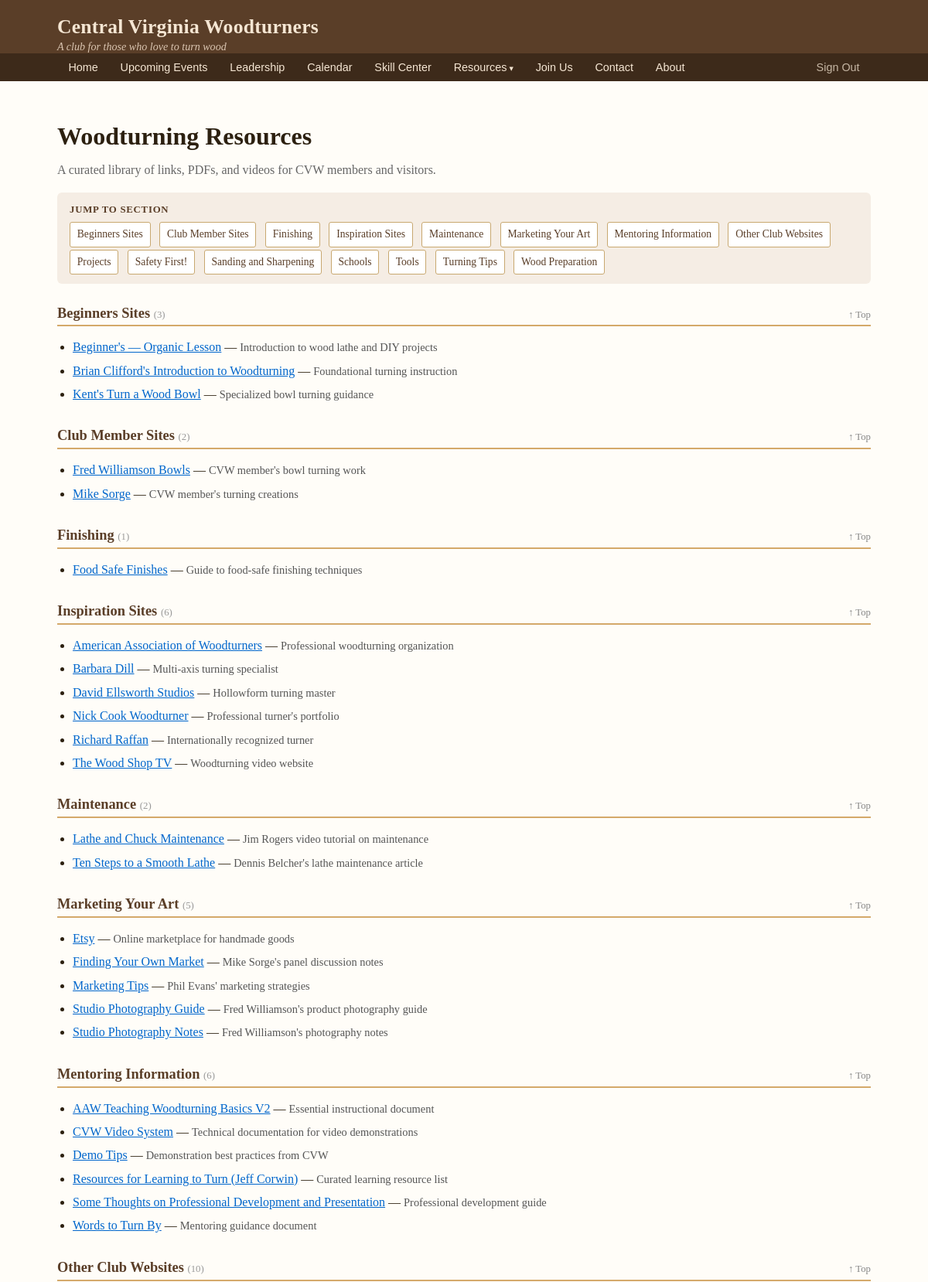
Page /site/resources (signed in, upper part) on the committed database.
### app/models/resource.py (models this page shows, shortened)
class Resource(Base):
    __tablename__ = "resources"
    id          = Column(Integer, primary_key=True)
    category    = Column(String(100), nullable=False, index=True)
    title       = Column(String(200), nullable=False)
    url         = Column(String(1000), nullable=True)   # null when file_path is set
    file_path   = Column(String(500), nullable=True)    # filename within static/resources/
    description = Column(String(500))
    sort_order  = Column(Integer, default=0)
    active      = Column(Boolean, default=True)
    created_at  = Column(DateTime, default=datetime.utcnow)
    updated_at  = Column(DateTime, default=datetime.utcnow, onupdate=datetime.utcnow)

### app/routers/public_.py (the view)
@router.get("/resources", response_class=HTMLResponse)
def public_resources(request: Request, db: Session = Depends(get_db)):
    if redir := _member_check("resources", request, db):
        return redir
    resources = (
        db.query(Resource)
        .filter(Resource.active == True)
        .order_by(Resource.category, Resource.sort_order, Resource.title)
        .all()
    )
    by_category: dict[str, list] = defaultdict(list)
    for r in resources:
        by_category[r.category].append(r)
    return templates.TemplateResponse("public/resources.html", {
        "request": request,
        "by_category": dict(sorted(by_category.items())),
    })

### app/templates/public/resources.html (shortened to what this page needs)
{% extends "base_public.html" %}
{% block content %}
<h1 style="margin-bottom:0.25rem">Woodturning Resources</h1>
<p style="color:#666; margin-bottom:1.25rem">
    A curated library of links, PDFs, and videos for CVW members and visitors.
</p>
{% if by_category %}
<nav id="res-index" style="background:#f5ede4; border-radius:6px; padding:0.6rem 1rem;
     margin-bottom:1.75rem; font-size:0.88rem; line-height:1.9">
    <strong style="display:block; margin-bottom:0.15rem; font-size:0.8rem;
                   text-transform:uppercase; letter-spacing:0.06em; color:#5a3e28">Jump to section</strong>
    {% for category in by_category %}
        {%- set anchor = category | lower | replace(' ', '-') | replace('&', '') | replace('/', '-') -%}
        <a href="#{{ anchor }}"
           style="display:inline-block; margin:0.1rem 0.5rem 0.1rem 0; padding:0.15rem 0.55rem;
                  background:#fff; border:1px solid #c8a870; border-radius:3px;
                  color:#5a3e28; text-decoration:none; font-size:0.85rem; white-space:nowrap">{{ category }}</a>
    {% endfor %}
</nav>
{% endif %}
{% for category, items in by_category.items() %}
    {%- set anchor = category | lower | replace(' ', '-') | replace('&', '') | replace('/', '-') -%}
<div style="display:flex; align-items:baseline; justify-content:space-between;
            border-bottom:2px solid #d4a96a; margin:1.75rem 0 0.75rem; padding-bottom:0.3rem">
    <h2 id="{{ anchor }}" style="font-size:1.15rem; color:#5a3e28; margin:0">
        {{ category }}
        <span style="font-weight:normal; font-size:0.8rem; color:#999">({{ items|length }})</span>
    </h2>
    <a href="#top" style="font-size:0.8rem; color:#888; text-decoration:none;
                           white-space:nowrap; margin-left:1rem">↑ Top</a>
</div>
<ul style="margin:0 0 0.5rem; padding-left:1.25rem; line-height:1.9">
{% for r in items %}
    <li>
        <a href="{{ r.href }}" target="_blank" rel="noopener"
           style="color:#0066cc; font-weight:500">{{ r.title }}</a>
        {% if r.description %}
        — <span style="color:#555; font-size:0.9rem">{{ r.description }}</span>
        {% endif %}
    </li>
{% endfor %}
</ul>
{% endfor %}
{% endblock %}

### app/templates/base_public.html (style rules this page uses)
* { box-sizing: border-box; }
body { font-family: Georgia, 'Times New Roman', serif; margin: 0; color: #2c2010; background: #fffdf8; }

### rows in the picture
Resource: category "Beginners Sites", items "3", title "Beginner's — Organic Lesson", description "Introduction to wood lathe and DIY projects"
Resource: category "Club Member Sites", items "2", title "Fred Williamson Bowls", description "CVW member's bowl turning work"
Resource: category "Finishing", items "1", title "Food Safe Finishes", description "Guide to food-safe finishing techniques"
Resource: category "Inspiration Sites", items "6", title "American Association of Woodturners", description "Professional woodturning organization"
Resource: category "Maintenance", items "2", title "Lathe and Chuck Maintenance", description "Jim Rogers video tutorial on maintenance"
Resource: category "Marketing Your Art", items "5", title "Etsy", description "Online marketplace for handmade goods"
Resource: category "Mentoring Information", items "6", title "AAW Teaching Woodturning Basics V2", description "Essential instructional document"
Resource: category "Other Club Websites", items "10"
Resource: category "Projects"
Resource: category "Safety First!"
Resource: category "Sanding and Sharpening"
Resource: category "Schools"
Resource: category "Tools"
Resource: category "Turning Tips"
Resource: category "Wood Preparation"
Resource: title "Brian Clifford's Introduction to Woodturning", description "Foundational turning instruction"
Resource: title "Kent's Turn a Wood Bowl", description "Specialized bowl turning guidance"
Resource: title "Mike Sorge", description "CVW member's turning creations"
Resource: title "Barbara Dill", description "Multi-axis turning specialist"
Resource: title "David Ellsworth Studios", description "Hollowform turning master"
Resource: title "Nick Cook Woodturner", description "Professional turner's portfolio"
Resource: title "Richard Raffan", description "Internationally recognized turner"
Resource: title "The Wood Shop TV", description "Woodturning video website"
Resource: title "Ten Steps to a Smooth Lathe", description "Dennis Belcher's lathe maintenance article"
Resource: title "Finding Your Own Market", description "Mike Sorge's panel discussion notes"
Resource: title "Marketing Tips", description "Phil Evans' marketing strategies"
Resource: title "Studio Photography Guide", description "Fred Williamson's product photography guide"
Resource: title "Studio Photography Notes", description "Fred Williamson's photography notes"
Resource: title "CVW Video System", description "Technical documentation for video demonstrations"
Resource: title "Demo Tips", description "Demonstration best practices from CVW"
Resource: title "Resources for Learning to Turn (Jeff Corwin)", description "Curated learning resource list"
Resource: title "Some Thoughts on Professional Development and Presentation", description "Professional development guide"
Resource: title "Words to Turn By", description "Mentoring guidance document"
